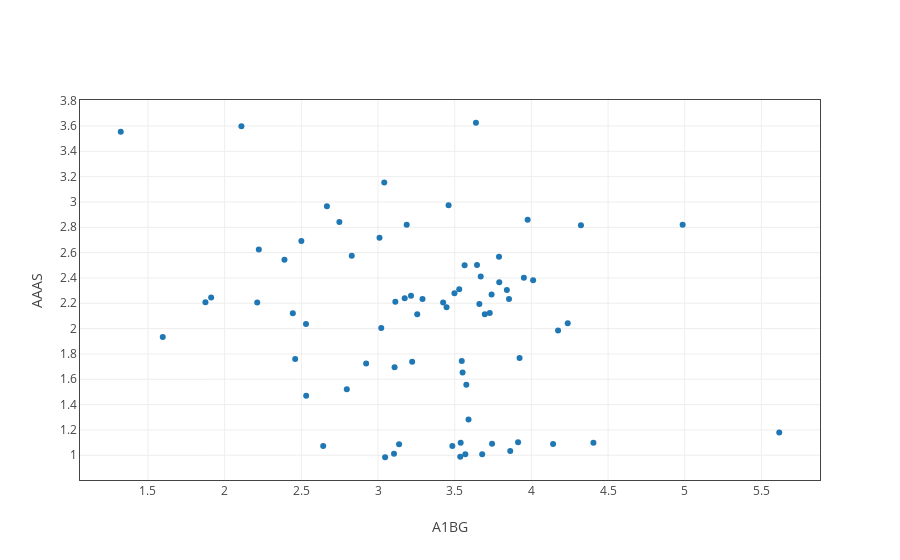

Write notebook code for a chart like this one.
### Code cell
tt.scatter_plot(x='A1BG',y=['AAAS'])
